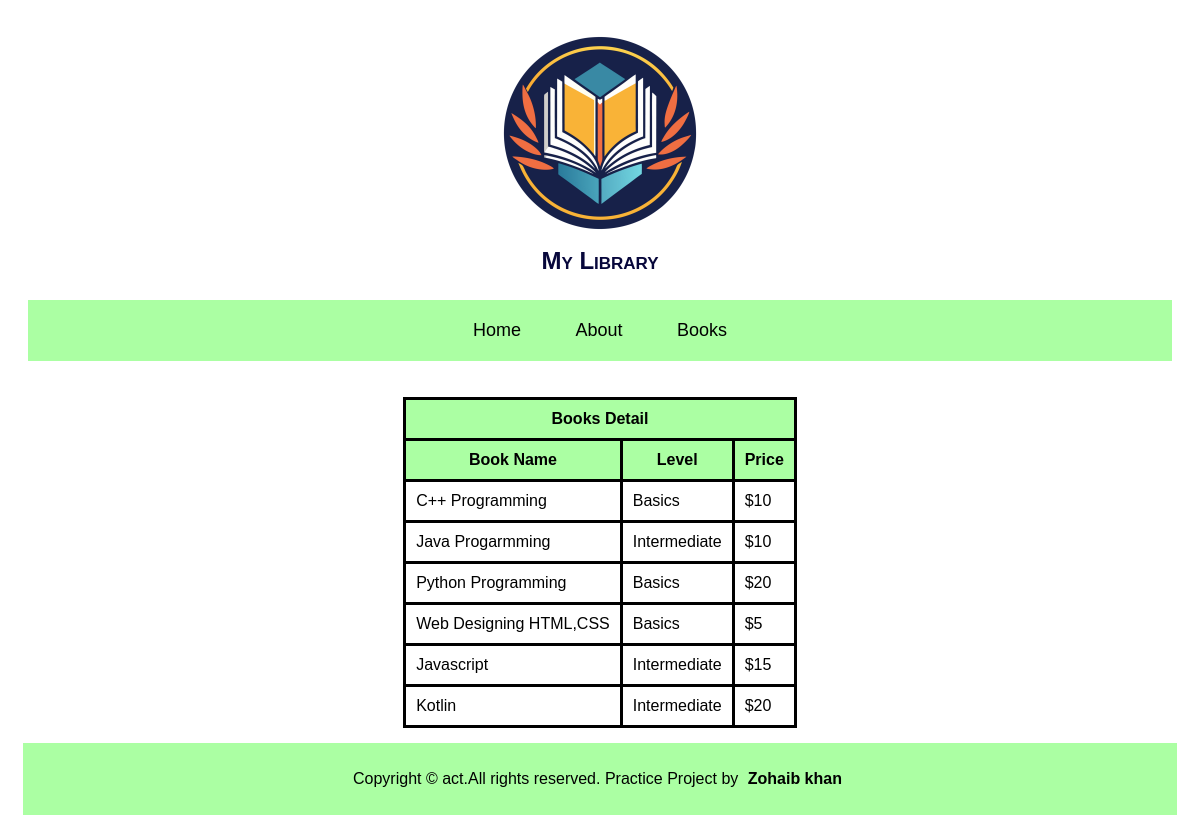
The page /books/ on the database its author committed.
### library/models.py (models this page shows)
class Books_details(models.Model):
    name = models.CharField(max_length=200)
    level = models.CharField(max_length=100)
    price = models.IntegerField()

### library/views.py (the view)
# urls.py: path('books/',views.books,name='books'),
def books(request):
    books = {'books':Books_details.objects.all()}
    return render(request,'books.html',books)

### library/templates/books.html
{% extends 'base.html' %}
{% block content %}
<table>
    <thead>
        <tr>
            <th colspan="3">Books Detail</th>
        </tr>
        <tr>
            <th>Book Name</th>
            <th>Level</th>
            <th>Price</th>
        </tr>
    </thead>
    <tbody>
        {%for book in books%}
        <tr>
            <td>{{book.name}}</td>
            <td>{{book.level}}</td>
            <td>${{book.price}}</td>
        </tr>
        {% endfor %}
    </tbody>
</table>
{% endblock %}

### library/templates/base.html (shortened to what this page needs)
{% load static %}
<!DOCTYPE html>
<html lang="en">
<head>
</head>
<body>
    <center>
        <div class="header">
            <img src="{%static 'images/bookLogo.png'%}" alt=""> <h2>My Library</h2>
            <nav>
                <ul>
                    <li><a href="{% url 'home' %}">Home</a></li>
                    <li><a href="{% url 'about' %}">About</a></li>
                    <li><a href="{% url 'books' %}">Books</a></li>
                </ul>
            </nav>
        </div>
        <div class="main">
                {%block content%}
                {%endblock%}
        </div>
        <footer>
            <p>Copyright &copy; act.All rights reserved. Practice Project by <b>Zohaib khan</b></p>
        </footer>
    </center>
</body>
</html>

### library/templates/base.html (style rules this page uses)
* { font-family: sans-serif; padding: 5px; }
img { width: 200px; }
.header { color: white; }
.header img { margin: 0 auto; }
.header h2 { margin-top: 0px; font-variant: small-caps; font-family:'Franklin Gothic Medium', 'Arial Narrow', Arial, sans-serif; color: rgb(7, 7, 59); }
nav { background-color: rgb(171, 255, 163); padding:0px; line-height:50px; }
nav li { list-style-type: none; display: inline; padding: 0px 20px 0px 20px; }
nav li a { text-decoration: none; color: black; font-size: large; }
footer { line-height: 20px; background-color: rgb(171, 255, 163); margin-top: 10px; }
.main { text-align:justify; margin-top:10px; }
table { border: 1px solid black; padding: 10px; border-collapse: collapse; margin:0 auto; }
table th { background-color: rgb(171, 255, 163); text-align:center; }
table th,td { padding: 10px; border: 3px solid black; }

### rows shown on the page
Books_details: name "C++ Programming", level "Basics", price "10"
Books_details: name "Java Progarmming", level "Intermediate", price "10"
Books_details: name "Python Programming", level "Basics", price "20"
Books_details: name "Web Designing HTML,CSS", level "Basics", price "5"
Books_details: name "Javascript", level "Intermediate", price "15"
Books_details: name "Kotlin", level "Intermediate", price "20"
